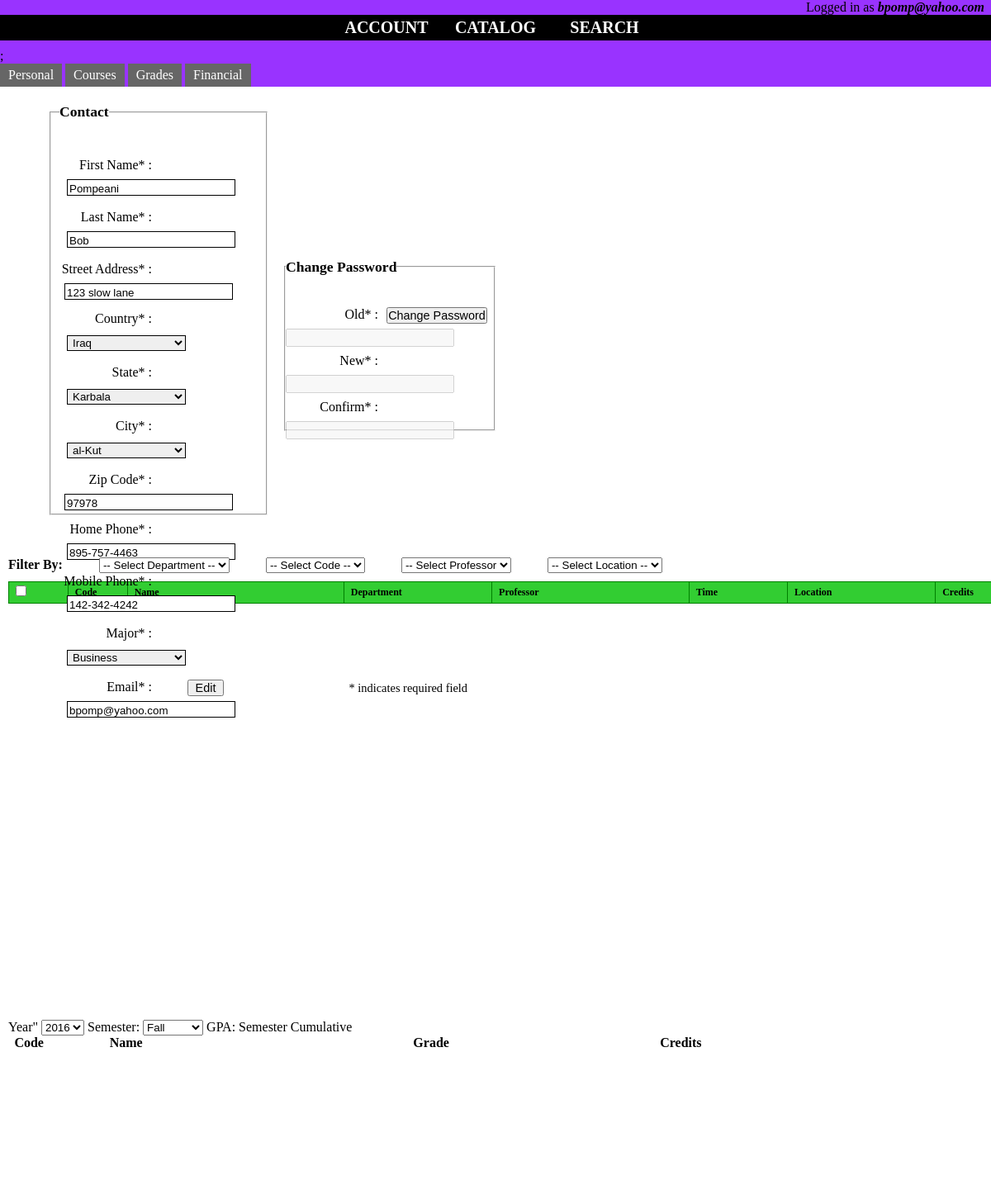
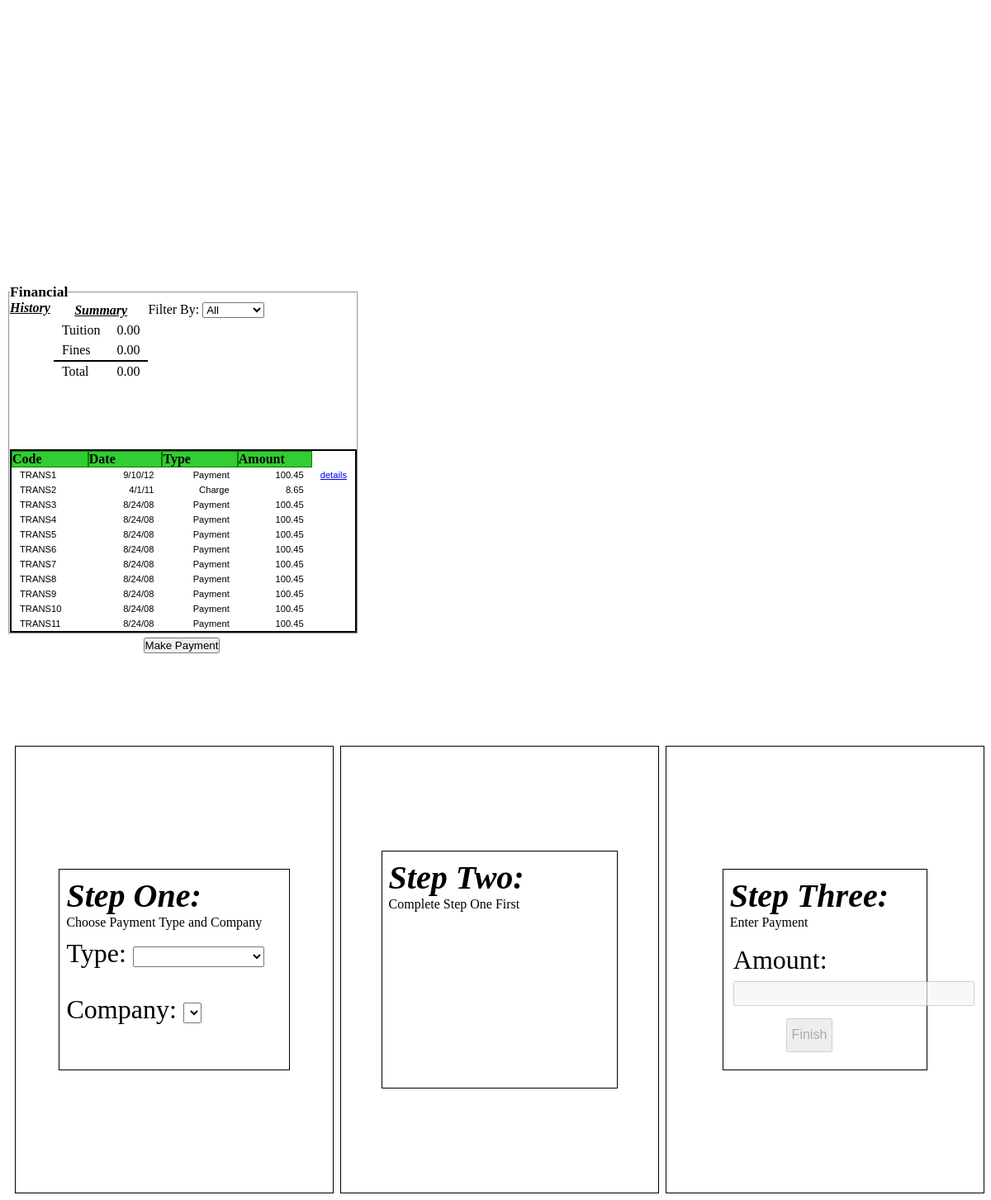
The page /php/account.php?username=bpomp@yahoo.com on the database its author committed (2 pictures, top to bottom).
### tables this page shows
CREATE TABLE `users` (
  `user_first_name` varchar(30) NOT NULL,
  `user_last_name` varchar(30) NOT NULL,
  `user_email` varchar(30) NOT NULL,
  `user_password` varchar(61) NOT NULL,
  `user_country` varchar(40) NOT NULL,
  `user_state` varchar(40) NOT NULL,
  `user_city` varchar(40) NOT NULL,
  `user_major` varchar(30) NOT NULL,
  `user_address` varchar(50) NOT NULL,
  `user_home_phone` varchar(15) NOT NULL,
  `user_mobile_phone` varchar(15) DEFAULT NULL,
  `user_postal_code` int(5) NOT NULL,
  `user_balance` decimal(10,2) NOT NULL DEFAULT '0.00',
  `user_year_started` int(4) NOT NULL,
  PRIMARY KEY (`user_email`),
  KEY `country` (`user_country`),
  KEY `state` (`user_state`),
  KEY `city` (`user_city`),
  KEY `major` (`user_major`),
  CONSTRAINT `users_ibfk_1` FOREIGN KEY (`user_country`) REFERENCES `countries` (`country_name`) ON DELETE CASCADE ON UPDATE CASCADE,
  CONSTRAINT `users_ibfk_2` FOREIGN KEY (`user_state`) REFERENCES `states` (`state_name`) ON DELETE CASCADE ON UPDATE CASCADE,
  CONSTRAINT `users_ibfk_3` FOREIGN KEY (`user_city`) REFERENCES `cities` (`city_name`) ON DELETE CASCADE ON UPDATE CASCADE,
  CONSTRAINT `users_ibfk_4` FOREIGN KEY (`user_major`) REFERENCES `majors` (`major`) ON DELETE CASCADE ON UPDATE CASCADE
);

### php/account.php (the view, shortened to what the rows shown need)
<!DOCTYPE html>
<?php
    include("config.php");
    $username = $_GET['username'];
    if ( isset($username) && $username != '' ) {
      $sql = "SELECT user_first_name,
                     user_last_name,
                     user_country,
                     user_state,
                     user_city,
                     user_major,
                     user_address,
                     user_home_phone,
                     user_mobile_phone,
                     user_postal_code,
                     user_balance
              FROM   users
              WHERE  user_email = ?";
       $stmt = $conn->prepare($sql);
       $stmt->bind_param('s', $username);
       if ($stmt->execute()) {
           $stmt->bind_result($firstName,
                              $lastName,
                              $country,
                              $state,
                              $city,
                              $major,
                              $address,
                              $homePhone,
                              $mobilePhone,
                              $postalCode,
                              $balance);
       }
    }
?>
<html lang="en">
  <head>
    <link rel="stylesheet" href="../css/accountstyles.css"/>
  </head>
    <body>
      <?php include("../php/navigation.php")?>;
      <div id="tab-personal" class="tabsjump">
             <div id="contactcontainer" >
             <form id="contactform" >
                <fieldset id="contactfieldset">
                   <legend>Contact</legend>
                    <div id="errorcontainer" class="error"></div>
                    <label class="contactlabel">First Name* :</label><input type="text" id="firstname" class="contactinput" value="<?php echo $firstName?>" readonly>
                    <label class="contactlabel">Last Name* :</label><input type="text" id="lastname" class="contactinput" value="<?php echo $lastName?>" readonly>
                    <label class="contactlabel">Street Address* :</label><input type="text" id="streetaddress" value="<?php echo $address?>" readonly>
                     <label class="contactlabel">Country* :</label> <select id="countrydropdown" class="contactinput">
                        <?php
                            $result =  $conn->query("SELECT * FROM countries");
                               if ($result) {
                                  while ($row = $result->fetch_assoc()) {
                                        $selected = ($country == $row["country_name"]) ? " selected" : "";
                                        echo "<option value=", $row["country_id"], $selected,  ">", $row["country_name"], "</option>";
                                  }
                               }
                        ?>
                     </select>
                     <label class="contactlabel">State* :</label> <select id="statedropdown" class="contactinput">
                        <?php
                          $stmt = $conn->prepare("SELECT country_id FROM countries WHERE country_name = ?");
                          $stmt->bind_param('s', $country);
                          if ($stmt->execute()) {
                             $stmt->bind_result($countryID);
                          }
                          $stmt = $conn->prepare("SELECT state_id, state_name FROM states WHERE country_id = ?");
                          $stmt->bind_param('i', $countryID);
                          if($stmt->execute()) {
                              $stmt->bind_result($stateID, $stateName);
                              while ($stmt->fetch())   {
                                    $selected = ($state == $stateName) ? " selected" : "";
                                    echo "<option value=", $stateID,  $selected,  ">",  $stateName,  "</option>";
                              }
                          }
                          ?>
                     </select>
                     <label class="contactlabel">City* :</label> <select id="citydropdown" class="contactinput">
                        <?php
                            $stmt = $conn->prepare("SELECT city_name, city_id FROM cities WHERE state_id = ?");
                            $stmt->bind_param('i', $stateID);
                            if ($stmt->execute()) {
                               $stmt->bind_result($cityName, $cityID);
                               while ($stmt->fetch()) {
                                  $selected = ($city == $cityName) ? " selected" : "";
                                  echo "<option value=", $cityID . $selected . ">" . $cityName . "</option>";
                               }
                            }
                          ?>
                     </select>
                    <label class="contactlabel">Zip Code* :</label><input type="text" id="zipcode" value="<?php echo $postalCode?>" readonly>
                    <label class="contactlabel">Home Phone* :</label><input type="text" id="homephone" class="contactinput" value="<?php echo $homePhone?>" readonly>
                    <label class="contactlabel">Mobile Phone* :</label><input type="text" id="mobilephone" class="contactinput" value="<?php echo $mobilePhone?>" readonly>
                    <label class="contactlabel">Major* : </label>
                    <label class="contactlabel">Email* :</label><input type="text" id="email", class="contactinput" value="<?php echo $username?>"readonly>
                    <div id="editbuttoncontainer">
                        <button type="button" id="editbutton">Edit</button>
                    </div>
                </fieldset>
              </form>
             </div>
      </div>
       <div id="tab-courses" class="tabsjump">
              <table id="tablecourses" class="tablesorter">
                  <thead>
                        <tr id="headerRow">
                             <th class="checkbox"><input type="checkbox" id="checkboxhead"/></th>
                             <th class="code">Code</th>
                             <th class="name">Name</th>
                             <th class="department">Department</th>
                             <th class="professor">Professor</th>
                             <th class="time">Time</th>
                             <th class="location">Location</th>
                             <th class="credits">Credits</th>
                        </tr>
                   </thead>
             </table>
      </div>
      <div id="tab-grades" class="tabsjump">
          <table id="tablegrades" class="tablesorter">
              <thead>
                    <tr id="headerRow">
                         <th class="code">Code</th>
                         <th class="name">Name</th>
                         <th class="grade">Grade</th>
                         <th class="credits">Credits</th>
                    </tr>
              </thead>
         </table>
      </div>
      <div id="tab-financial" class="tabsjump">
          <div id="containerfinancial">
             <fieldset id="financialfieldSet">
               <table id="tablesummary">
                 <thead>
                    <tr>
                       <th colspan="2">Summary</th>
                    </tr>
                 </thead>
             </table>
             <table id="tablepayments" class="tablesorter">
                         <thead>
                            <tr id="headerRow">
                               <th>Code</th>
                               <th>Date</th>
                               <th>Type</th>
                               <th>Amount</th>
                            </tr>
                         </thead>
                       </table>
          </fieldset>
          </div>
          </div>
    </body>
</html>

### rows shown on the page
users: user_first_name "Pompeani", user_last_name "Bob", user_address "123 slow lane", user_postal_code "97978", user_home_phone "895-757-4463"

### other values the page prints
$username "bpomp@yahoo.com"
form field value "Iraq"
form field value "Karbala"
form field value "al-Kut"
